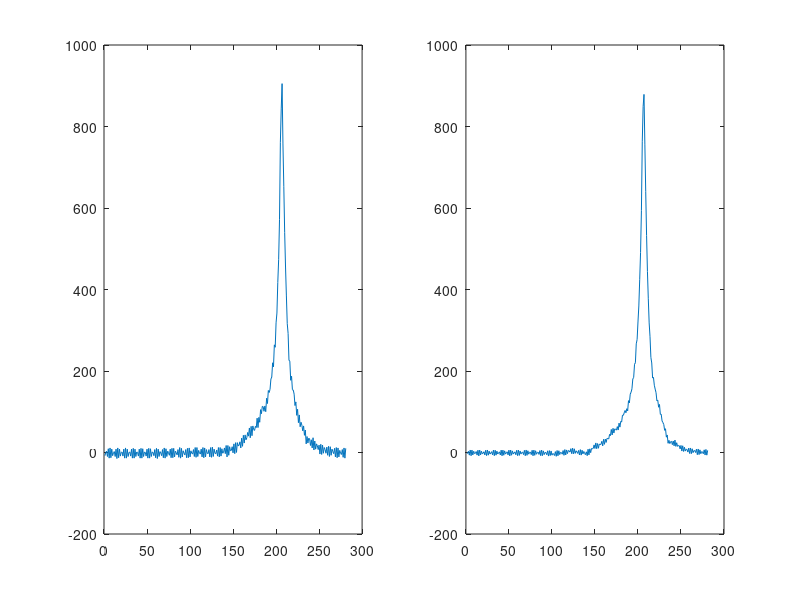

This figure's MATLAB source:
%Attempt to peform dimension reduction on data to remove noise
%Not much noise in signal therefore not really useuful
load('Data/cs10318.mat')
data=reshape(cutCube.A2,[64,281]);
[U S V]=svd(data);
sigVals=diag(S);
sigVals(12:end)=0;
newS=S;
newS(logical(eye(size(newS))))=sigVals;
dataRed=U*newS*V';

subplot(1,2,1);
plot(data(22,:));
subplot(1,2,2)
plot(dataRed(22,:));
